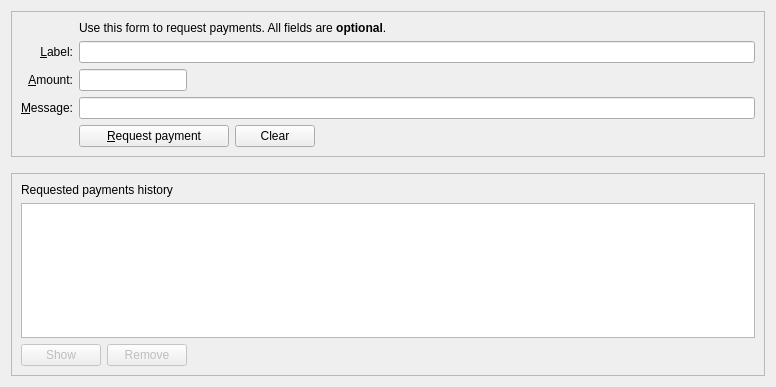
<?xml version="1.0" encoding="UTF-8"?>
<ui version="4.0">
 <class>ReceiveCoinsDialog</class>
 <widget class="QWidget" name="ReceiveCoinsDialog">
  <property name="geometry">
   <rect>
    <x>0</x>
    <y>0</y>
    <width>776</width>
    <height>387</height>
   </rect>
  </property>
  <layout class="QVBoxLayout" name="verticalLayout" stretch="0,0,1">
   <item>
    <widget class="QFrame" name="frame2">
     <property name="sizePolicy">
      <sizepolicy hsizetype="Preferred" vsizetype="Expanding">
       <horstretch>0</horstretch>
       <verstretch>0</verstretch>
      </sizepolicy>
     </property>
     <property name="frameShape">
      <enum>QFrame::StyledPanel</enum>
     </property>
     <property name="frameShadow">
      <enum>QFrame::Sunken</enum>
     </property>
     <layout class="QVBoxLayout" name="verticalLayout_3">
      <item>
       <layout class="QGridLayout" name="gridLayout">
        <item row="6" column="0">
         <widget class="QLabel" name="label_3">
          <property name="toolTip">
           <string>An optional message to attach to the payment request, which will be displayed when the request is opened. Note: The message will not be sent with the payment over the Axe network.</string>
          </property>
          <property name="text">
           <string>&amp;Message:</string>
          </property>
          <property name="alignment">
           <set>Qt::AlignRight|Qt::AlignTrailing|Qt::AlignVCenter</set>
          </property>
          <property name="buddy">
           <cstring>reqMessage</cstring>
          </property>
         </widget>
        </item>
        <item row="4" column="2">
         <widget class="QLineEdit" name="reqLabel">
          <property name="toolTip">
           <string>An optional label to associate with the new receiving address.</string>
          </property>
         </widget>
        </item>
        <item row="6" column="2">
         <widget class="QLineEdit" name="reqMessage">
          <property name="toolTip">
           <string>An optional message to attach to the payment request, which will be displayed when the request is opened.&lt;br&gt;Note: The message will not be sent with the payment over the Axe network.</string>
          </property>
         </widget>
        </item>
        <item row="2" column="2">
         <widget class="QLabel" name="label_5">
          <property name="text">
           <string>Use this form to request payments. All fields are &lt;b&gt;optional&lt;/b&gt;.</string>
          </property>
         </widget>
        </item>
        <item row="4" column="0">
         <widget class="QLabel" name="label_2">
          <property name="toolTip">
           <string>An optional label to associate with the new receiving address.</string>
          </property>
          <property name="text">
           <string>&amp;Label:</string>
          </property>
          <property name="alignment">
           <set>Qt::AlignRight|Qt::AlignTrailing|Qt::AlignVCenter</set>
          </property>
          <property name="buddy">
           <cstring>reqLabel</cstring>
          </property>
         </widget>
        </item>
        <item row="5" column="0">
         <widget class="QLabel" name="label">
          <property name="toolTip">
           <string>An optional amount to request. Leave this empty or zero to not request a specific amount.</string>
          </property>
          <property name="text">
           <string>&amp;Amount:</string>
          </property>
          <property name="alignment">
           <set>Qt::AlignRight|Qt::AlignTrailing|Qt::AlignVCenter</set>
          </property>
          <property name="buddy">
           <cstring>reqAmount</cstring>
          </property>
         </widget>
        </item>
        <item row="7" column="2">
         <layout class="QHBoxLayout" name="horizontalLayout">
          <item>
           <widget class="QPushButton" name="receiveButton">
            <property name="minimumSize">
             <size>
              <width>150</width>
              <height>0</height>
             </size>
            </property>
            <property name="text">
             <string>&amp;Request payment</string>
            </property>
           </widget>
          </item>
          <item>
           <widget class="QPushButton" name="clearButton">
            <property name="sizePolicy">
             <sizepolicy hsizetype="Minimum" vsizetype="Fixed">
              <horstretch>0</horstretch>
              <verstretch>0</verstretch>
             </sizepolicy>
            </property>
            <property name="toolTip">
             <string>Clear all fields of the form.</string>
            </property>
            <property name="text">
             <string>Clear</string>
            </property>
            <property name="autoDefault">
             <bool>false</bool>
            </property>
           </widget>
          </item>
          <item>
           <spacer name="horizontalSpacer">
            <property name="orientation">
             <enum>Qt::Horizontal</enum>
            </property>
            <property name="sizeHint" stdset="0">
             <size>
              <width>40</width>
              <height>20</height>
             </size>
            </property>
           </spacer>
          </item>
         </layout>
        </item>
        <item row="7" column="0">
         <widget class="QLabel" name="label_7">
          <property name="text">
           <string/>
          </property>
         </widget>
        </item>
        <item row="5" column="2">
         <layout class="QHBoxLayout" name="horizontalLayout_4" stretch="0,1">
          <property name="spacing">
           <number>0</number>
          </property>
          <property name="topMargin">
           <number>0</number>
          </property>
          <item>
           <widget class="BitcoinAmountField" name="reqAmount">
            <property name="toolTip">
             <string>An optional amount to request. Leave this empty or zero to not request a specific amount.</string>
            </property>
           </widget>
          </item>
          <item>
           <spacer name="horizontalSpacer_3">
            <property name="orientation">
             <enum>Qt::Horizontal</enum>
            </property>
            <property name="sizeHint" stdset="0">
             <size>
              <width>40</width>
              <height>20</height>
             </size>
            </property>
           </spacer>
          </item>
         </layout>
        </item>
       </layout>
      </item>
     </layout>
    </widget>
   </item>
   <item>
    <spacer name="verticalSpacer_2">
     <property name="orientation">
      <enum>Qt::Vertical</enum>
     </property>
     <property name="sizeHint" stdset="0">
      <size>
       <width>20</width>
       <height>10</height>
      </size>
     </property>
    </spacer>
   </item>
   <item>
    <widget class="QFrame" name="frame">
     <property name="sizePolicy">
      <sizepolicy hsizetype="Preferred" vsizetype="Expanding">
       <horstretch>0</horstretch>
       <verstretch>0</verstretch>
      </sizepolicy>
     </property>
     <property name="frameShape">
      <enum>QFrame::StyledPanel</enum>
     </property>
     <property name="frameShadow">
      <enum>QFrame::Raised</enum>
     </property>
     <layout class="QVBoxLayout" name="verticalLayout_2">
      <item>
       <widget class="QLabel" name="label_6">
        <property name="text">
         <string>Requested payments history</string>
        </property>
       </widget>
      </item>
      <item>
       <widget class="QTableView" name="recentRequestsView">
        <property name="contextMenuPolicy">
         <enum>Qt::CustomContextMenu</enum>
        </property>
        <property name="tabKeyNavigation">
         <bool>false</bool>
        </property>
        <property name="sortingEnabled">
         <bool>true</bool>
        </property>
       </widget>
      </item>
      <item>
       <layout class="QHBoxLayout" name="horizontalLayout_2">
        <item>
         <widget class="QPushButton" name="showRequestButton">
          <property name="enabled">
           <bool>false</bool>
          </property>
          <property name="toolTip">
           <string>Show the selected request (does the same as double clicking an entry)</string>
          </property>
          <property name="text">
           <string>Show</string>
          </property>
          <property name="autoDefault">
           <bool>false</bool>
          </property>
         </widget>
        </item>
        <item>
         <widget class="QPushButton" name="removeRequestButton">
          <property name="enabled">
           <bool>false</bool>
          </property>
          <property name="toolTip">
           <string>Remove the selected entries from the list</string>
          </property>
          <property name="text">
           <string>Remove</string>
          </property>
          <property name="autoDefault">
           <bool>false</bool>
          </property>
         </widget>
        </item>
        <item>
         <spacer name="horizontalSpacer_2">
          <property name="orientation">
           <enum>Qt::Horizontal</enum>
          </property>
          <property name="sizeHint" stdset="0">
           <size>
            <width>40</width>
            <height>20</height>
           </size>
          </property>
         </spacer>
        </item>
       </layout>
      </item>
     </layout>
    </widget>
   </item>
  </layout>
 </widget>
 <customwidgets>
  <customwidget>
   <class>BitcoinAmountField</class>
   <extends>QLineEdit</extends>
   <header>qt/bitcoinamountfield.h</header>
   <container>1</container>
  </customwidget>
 </customwidgets>
 <tabstops>
  <tabstop>reqLabel</tabstop>
  <tabstop>reqAmount</tabstop>
  <tabstop>reqMessage</tabstop>
  <tabstop>receiveButton</tabstop>
  <tabstop>clearButton</tabstop>
  <tabstop>recentRequestsView</tabstop>
  <tabstop>showRequestButton</tabstop>
  <tabstop>removeRequestButton</tabstop>
 </tabstops>
 <resources/>
 <connections/>
</ui>
